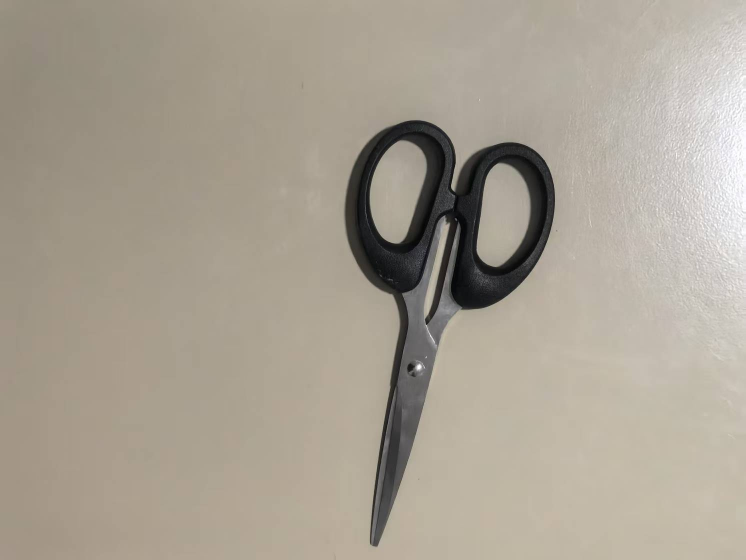
#> input picture image/base.jpg, 1492 x 1120 px (shown at 1/2 size)
$ python '测剪刀尖.py'
#> lines starting #> are read from the running program, lines starting #| are printed output that depends on the picture; after the words box and inside, x2 and y2 are one past the last pixel; in counts of white or black regions, pixels touching at a corner belong together
### 亮度矫正.py
import cv2
import numpy as np
from show import show
import matplotlib.pyplot as plt
# [6 lines left out: function analyze_histogram, not called in this run]
def highlight_suppression(img_path):
#> called with img_path = 'image/base.jpg'
    img = cv2.imread(img_path)
#> img is the input picture: shape (1120, 1492, 3); mean B, G, R 147.3, 160.8, 168.8
    hsv = cv2.cvtColor(img, cv2.COLOR_BGR2HSV)
#> hsv: shape (1120, 1492, 3); mean H, S, V 23.4, 32.8, 168.9

    # 检测高光区域（V通道）
    v = hsv[:, :, 2]
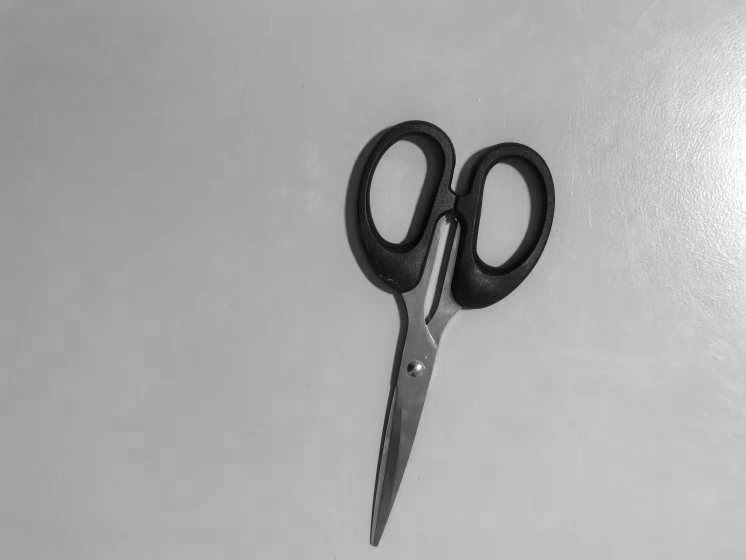
#> v: shape (1120, 1492) (shown at 1/2 size); min 0, max 255, mean 168.9
    _, mask = cv2.threshold(v, 200, 255, cv2.THRESH_BINARY)  # 调整阈值
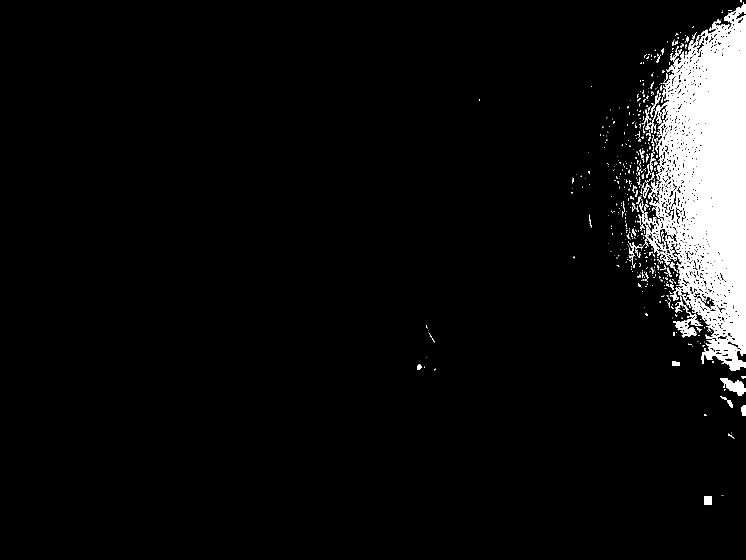
#> mask: shape (1120, 1492) (shown at 1/2 size); 5.7% white; 551 white regions (460 under 20 px), largest, box (x1, y1, x2, y2) and area: (1297, 4, 1492, 742) 83828, (1291, 450, 1354, 531) 1190, (1346, 610, 1406, 675) 1108

    # 修复高光区域
    kernel = cv2.getStructuringElement(cv2.MORPH_ELLIPSE, (5, 5))
    mask = cv2.morphologyEx(mask, cv2.MORPH_CLOSE, kernel)
#> mask: shape (1120, 1492); 6.8% white; 256 white regions (222 under 20 px), largest, box (x1, y1, x2, y2) and area: (1252, 4, 1492, 742) 108520, (1440, 757, 1492, 792) 998, (1254, 483, 1287, 540) 617

    # 使用邻近区域颜色填充
    result = cv2.inpaint(img, mask, inpaintRadius=3, flags=cv2.INPAINT_TELEA)

    # 显示结果
    show(np.hstack([img, result]))
    cv2.imwrite('result/result2.jpg', result)

# [4 lines that do not run on import are left out]

### show.py
import cv2
def show(img):
    # 显示结果
    img = size_change(img)
    cv2.imshow(" ", img)
    cv2.waitKey(0)
    cv2.destroyAllWindows()
def size_change(orig):
    # 设定新的尺寸
    new_width = int(orig.shape[1] * 0.3)  # 宽度减小
#> new_width = 895
    new_height = int(orig.shape[0] * 0.3)  # 高度减小
#> new_height = 336
    new_size = (new_width, new_height)
#> new_size = (895, 336)
    # 使用 INTER_AREA 插值方法缩小图像
    return cv2.resize(orig, new_size, interpolation=cv2.INTER_AREA)

### 测剪刀尖.py
import cv2
import numpy as np
import math
from show import show
from 亮度矫正 import highlight_suppression
def detect_scissors_tip(img_path):
    # 读取图像
#> called with img_path = 'result/result.jpg'
    img = cv2.imread(img_path)
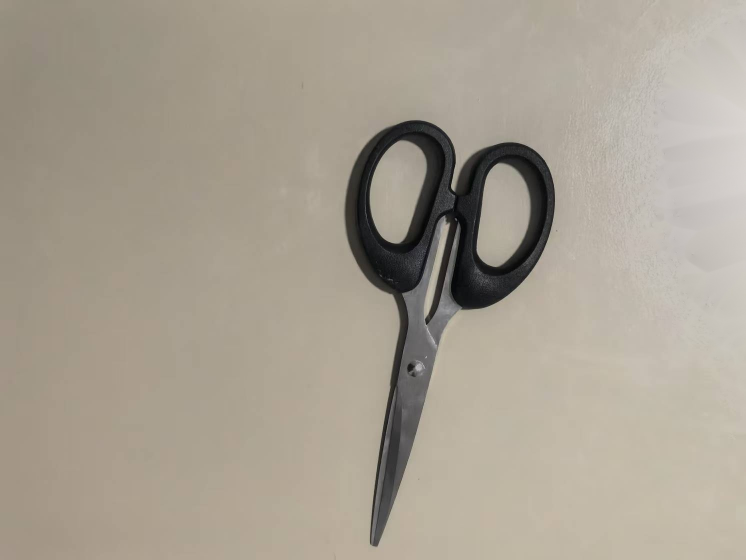
#> input picture result/result.jpg, 1492 x 1120 px (shown at 1/2 size)
#> img is the input picture: shape (1120, 1492, 3); mean B, G, R 146.2, 159.8, 168
    gray = cv2.cvtColor(img, cv2.COLOR_BGR2GRAY)
    gray = cv2.GaussianBlur(gray, (3, 3), 0)
    # 对滤波结果做边缘检测获取目标
    edged = cv2.Canny(gray, 50, 100)
#> edged: shape (1120, 1492); 0.56% white in thin lines or dots, all inside (x1, y1, x2, y2) = (689, 240, 1115, 1094)
    # 使用膨胀和腐蚀操作进行闭合对象边缘之间的间隙
    kernel = cv2.getStructuringElement(cv2.MORPH_ELLIPSE, (3, 3))
    edged = cv2.morphologyEx(edged, cv2.MORPH_CLOSE, kernel, iterations=2)
#> edged: shape (1120, 1492); 0.73% white; 22 white regions (9 under 20 px), largest, box (x1, y1, x2, y2) and area: (689, 240, 1110, 1094) 8636, (729, 286, 787, 508) 750, (953, 325, 1062, 535) 573
    edged = cv2.dilate(edged, kernel, iterations=1)
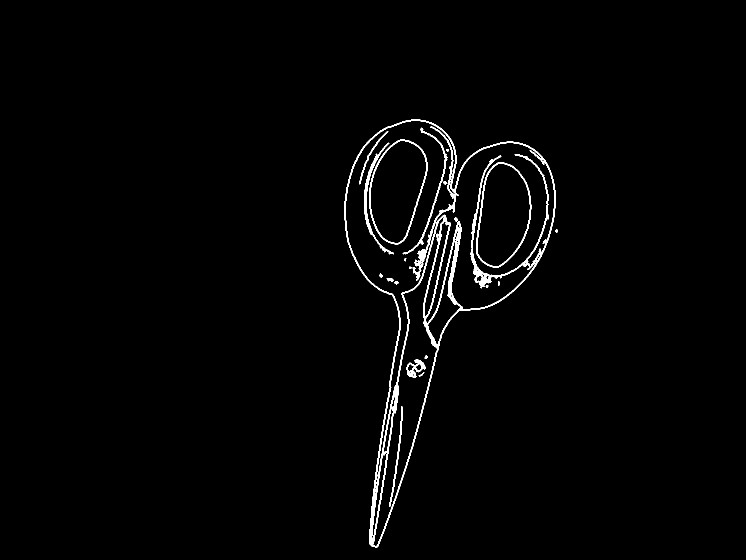
#> edged: shape (1120, 1492) (shown at 1/2 size); 1.6% white; 21 white regions (1 under 20 px)
    # 查找轮廓
    contours, _ = cv2.findContours(edged, cv2.RETR_EXTERNAL, cv2.CHAIN_APPROX_SIMPLE)
#> contours = 2 contours, 1 with area under 20; largest, box (x1, y1, x2, y2) and area: (688, 239, 1111, 1095) 156098

    if not contours:
        print("未检测到轮廓")
        return

    # 筛选轮廓（面积+长宽比）
    valid_contours = []
    for cnt in contours:
        area = cv2.contourArea(cnt)
        if area < 1000:  # 根据实际尺寸调整
            continue
        x, y, w, h = cv2.boundingRect(cnt)
        aspect_ratio = w / h
        if 0.3 < aspect_ratio < 3:  # 排除细长干扰物
            valid_contours.append(cnt)
#> this loop made 2 passes
#> (area, x, y, w, h, aspect_ratio) on pass 2: (156098, 688, 239, 423, 856, 0.494)
#> after the loop, valid_contours = 1 contour; box (x1, y1, x2, y2) and area: (688, 239, 1111, 1095) 156098

    if not valid_contours:
        print("未找到有效轮廓")
        return

    # 选择最大有效轮廓
    max_contour = max(valid_contours, key=cv2.contourArea)
#> max_contour = contour of 1019 points, box (x1, y1, x2, y2) (688, 239, 1111, 1095), area 156098

    # 计算轮廓的矩
    M = cv2.moments(max_contour)
#> M = moments, m00 156098, centre m10/m00, m01/m00 = (876.2, 511.7)
    if M["m00"] != 0:
        cx = int(M["m10"] / M["m00"])
#> cx = 876
        cy = int(M["m01"] / M["m00"])
#> cy = 511
    else:
        cx, cy = 0, 0

    # 计算轮廓凸包
    hull = cv2.convexHull(max_contour, returnPoints=False)
#> hull = 59 values, max 1018 at index 0, min 0 at index 58, mean 481.5
    defects = cv2.convexityDefects(max_contour, hull)
#> defects = 52 rows, first 6: [0, 2, 1, 217], [2, 6, 3, 186], [6, 10, 7, 162], [10, 28, 25, 344], [28, 38, 29, 229], [38, 42, 39, 160]

    # 寻找最远凸缺陷点
    max_distance = 0
    tip_point = None

    if defects is not None:
        for i in range(defects.shape[0]):
            s, e, f, d = defects[i, 0]
            far = tuple(max_contour[f][0])
            distance = np.linalg.norm(np.array(far) - np.array([cx, cy]))

            if distance > max_distance:
                max_distance = distance
                tip_point = far
#> this loop made 52 passes
#> (s, e, f, d, distance, max_distance, tip_point) on passes 1, 2, 22, 23, 24: (0, 2, 1, 217, 276.5, 276.5, (821, 240)), (2, 6, 3, 186, 277, 277, (814, 241)), (368, 370, 369, 201, 589.2, 589.2, (739, 1084)), (371, 373, 372, 162, 595.6, 595.6, (745, 1092)), (373, 375, 374, 186, 595.7, 595.7, (749, 1093))
#> (s, e, f, d, far, distance) on passes 3 to 8: (6, 10, 7, 162, (806, 243), 277), (10, 28, 25, 344, (782, 252), 275.5), (28, 38, 29, 229, (773, 255), 275.9), (38, 42, 39, 160, (757, 264), 274.2), (42, 44, 43, 170, (743, 276), 270), (45, 47, 46, 164, (732, 287), 266.3)
#> after the loop, max_distance = 595.7

    # 几何验证
    if tip_point is not None:
        # 创建ROI验证区域
        x, y = tip_point
#> x = 749; y = 1093
        try:
            roi = edged[y - 20:y + 20, x - 20:x + 20]
#> roi: shape (40, 40); 16.6% white; 1 white region, box (x1, y1, x2, y2) and area: (9, 0, 35, 22) 265
            if np.count_nonzero(roi) < 50:  # 排除孤立点
                tip_point = None
        except IndexError:
            tip_point = None

    # 备用策略：轮廓极值点
    if tip_point is None:
        leftmost = tuple(max_contour[max_contour[:, :, 0].argmin()][0])
        rightmost = tuple(max_contour[max_contour[:, :, 0].argmax()][0])
        topmost = tuple(max_contour[max_contour[:, :, 1].argmin()][0])
        bottommost = tuple(max_contour[max_contour[:, :, 1].argmax()][0])

        # 选择距离图像中心最远的极值点
        h, w = img.shape[:2]
        center = (w // 2, h // 2)
        candidates = [leftmost, rightmost, topmost, bottommost]
        tip_point = max(candidates,
                        key=lambda p: np.linalg.norm(np.array(p) - np.array(center)))

    # 标记结果
    cv2.circle(img, tip_point, 10, (0, 0, 255), -1)
#> img: shape (1120, 1492, 3); 0.02% of pixels changed, all inside (x1, y1, x2, y2) = (739, 1083, 760, 1104)
    cv2.putText(img, f'Tip2: {tip_point}', (tip_point[0] + 15, tip_point[1] - 10),
                cv2.FONT_HERSHEY_SIMPLEX, 0.7, (0, 0, 255), 2)
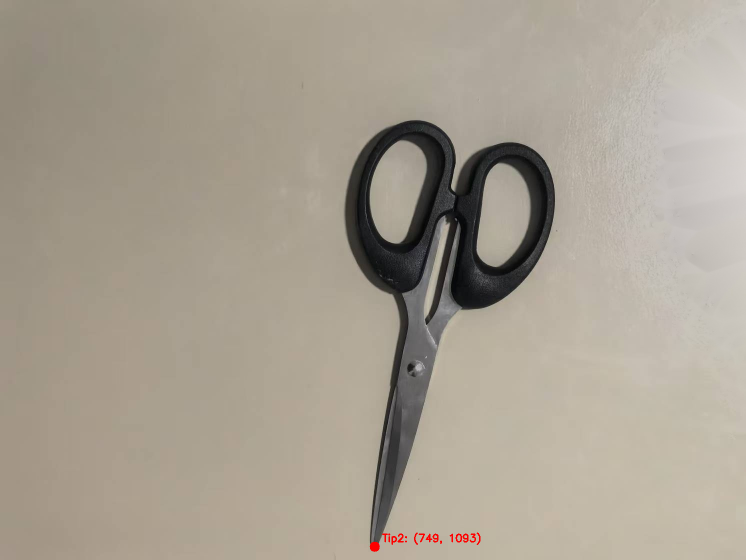
#> img: shape (1120, 1492, 3) (shown at 1/2 size); mean B, G, R 146.1, 159.7, 168.1

    show(np.hstack([gray, edged]))
#> in size_change (call 2), `return cv2.resize(orig, new_size, interpolation=cv2.INTER_AREA)`:
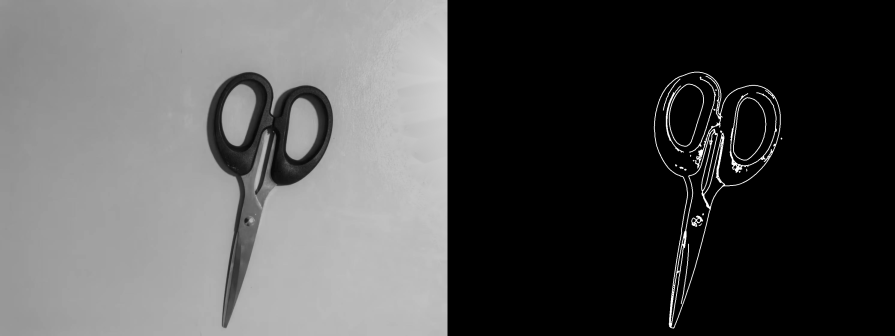
#> returned value: shape (336, 895); min 0, max 255, mean 82.4
    show(img)
#> in size_change (call 3), `return cv2.resize(orig, new_size, interpolation=cv2.INTER_AREA)`:
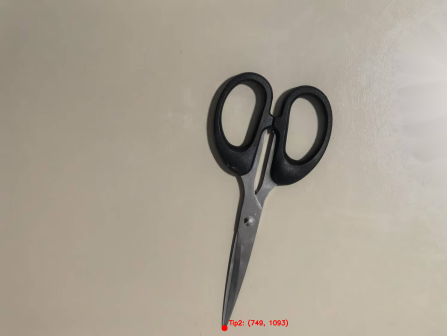
#> returned value: shape (336, 447, 3); mean of channels 0, 1, 2 146.1, 159.7, 168.1; drawn as B, G, R
    return tip_point

if __name__ == "__main__":
    # 使用示例
    highlight_suppression('image/base.jpg')
    x,y = detect_scissors_tip('result/result.jpg')
#> x = 749; y = 1093
    print(x,y)
#| 749 1093
